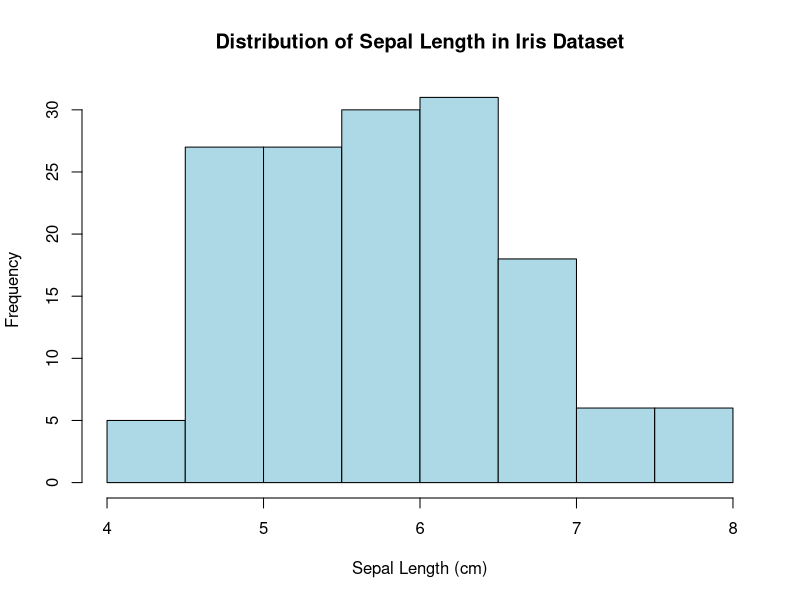
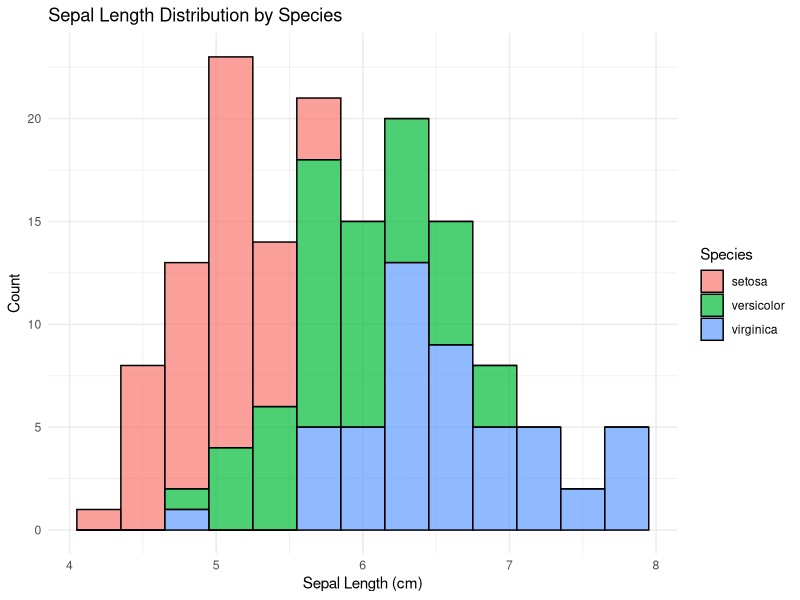
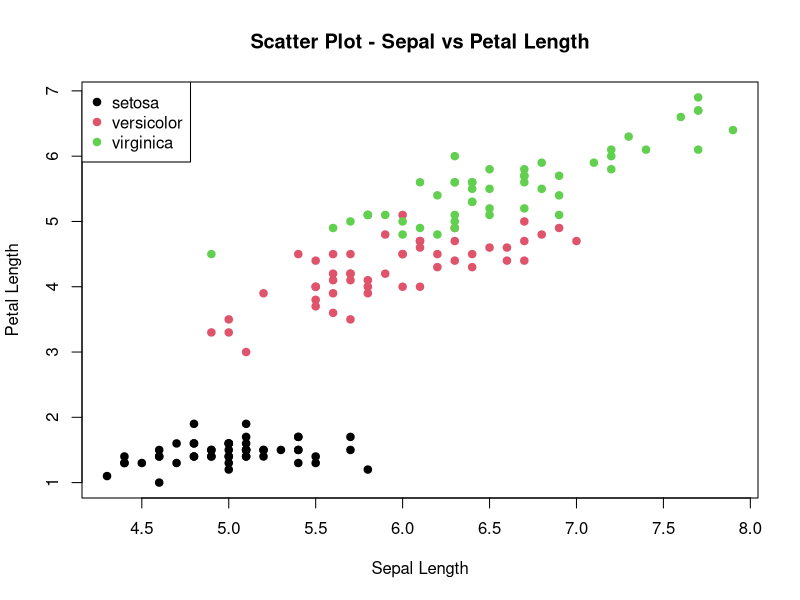
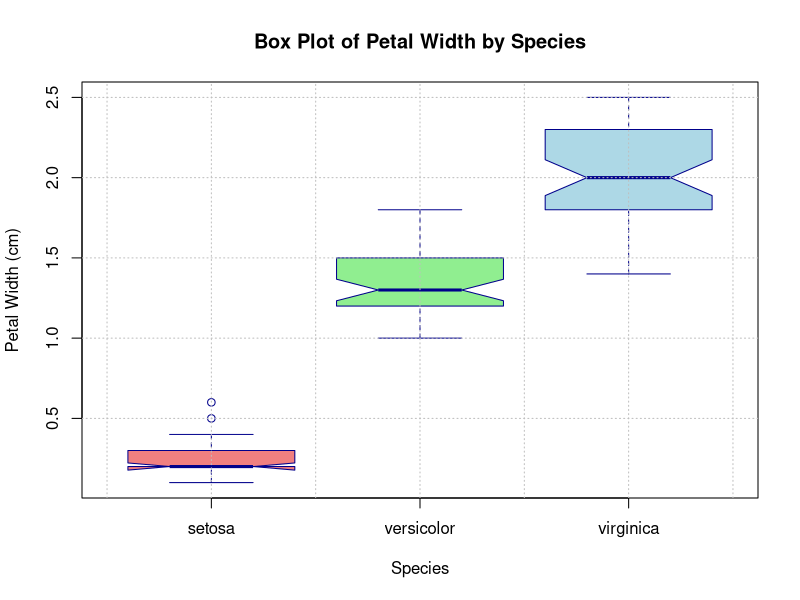
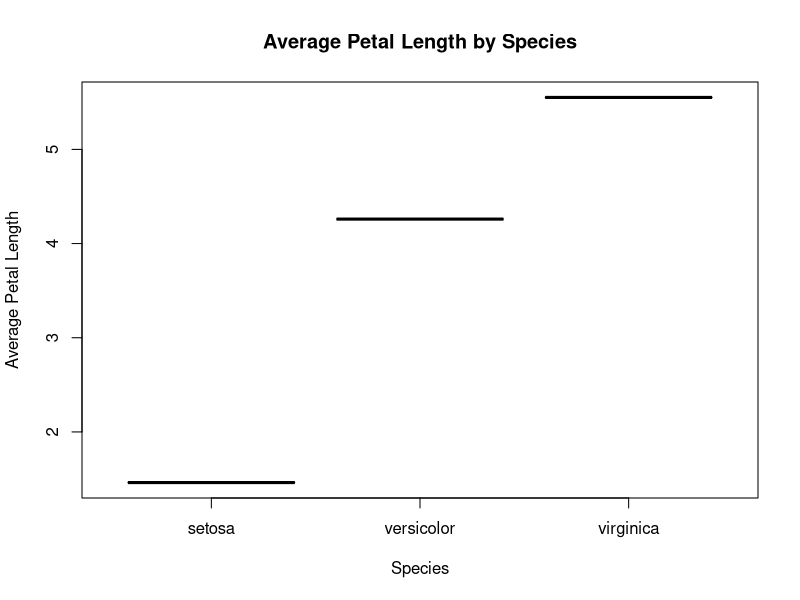
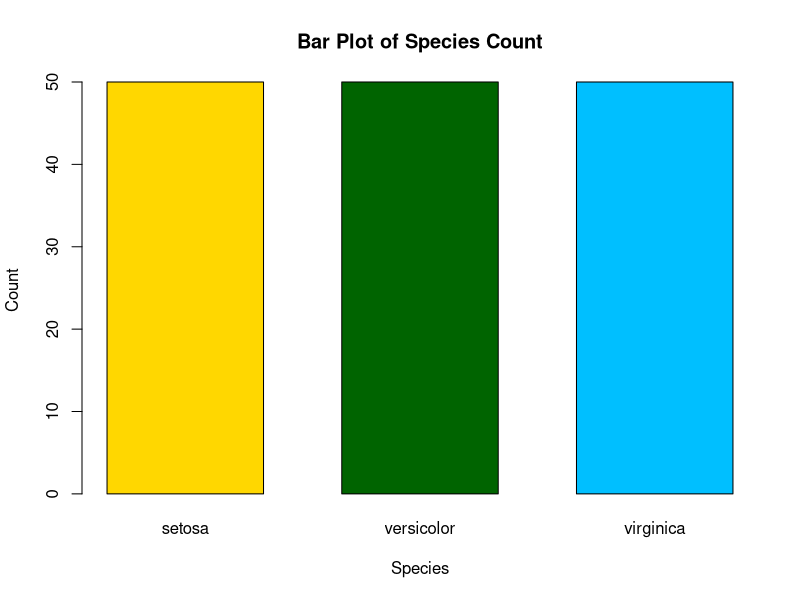

Here is the R script that generated these plots, in order:
# ====================================================================
# lab10_obsidian.R
# Collaborative R Visualization Project
# Dataset: iris 
# Team Members:
# Rudresh 2330
# Sangana Ibrampurkar 2310
# Sanika Hoble 2309
# Unnat Umerye 2303
# Shripad Chodankar 2317
# Rakshita Kubal 2319 
# Adit Amonkar 23 
# ====================================================================
# Load dataset
data(iris)

# View structure
str(iris)

# 1. Histogram - Distribution of Sepal Length
# View structure
str(iris)

# Histogram for Sepal.Length
hist(iris$Sepal.Length,
     main = "Distribution of Sepal Length in Iris Dataset",
     xlab = "Sepal Length (cm)",
     ylab = "Frequency",
     col = "lightblue",
     border = "black")

library(ggplot2)
ggplot(iris, aes(x = Sepal.Length, fill = Species)) +
  geom_histogram(binwidth = 0.3, color = "black", alpha = 0.7) +
  labs(title = "Sepal Length Distribution by Species",
       x = "Sepal Length (cm)",
       y = "Count") +
  theme_minimal()


# 2. Scatter Plot - Sepal vs Petal Length
plot(iris$Sepal.Length, iris$Petal.Length,
     main = "Scatter Plot - Sepal vs Petal Length",
     xlab = "Sepal Length",
     ylab = "Petal Length",
     col = iris$Species,
     pch = 19)
legend("topleft", legend = unique(iris$Species), col = 1:3, pch = 19)


# 3. Box Plot - Petal Width by Species
# Description:
# This box plot visualizes the distribution of Petal Width for each species in the iris dataset.
# It helps identify the spread, median, and any potential outliers.

# Display first few rows to understand structure
head(iris)

# Box Plot to compare Petal Width across Species
boxplot(Petal.Width ~ Species,
        data = iris,
        main = "Box Plot of Petal Width by Species",
        xlab = "Species",
        ylab = "Petal Width (cm)",
        col = c("lightcoral", "lightgreen", "lightblue"),
        border = "darkblue",
        notch = TRUE)  #Adds notches to show median confidence interval
# Add grid lines for better readability
grid(nx = NULL, ny = NULL, col = "grey", lty = "dotted")

# Explanation :
# 1. Each box represents the interquartile range (IOR) of Petal Width for a species.
# 2. The horizontal line inside each box is the median Petal Width.
# 3. The whiskers show variability outside the upper and lower quartiles.
# 4. Points outside the whiskers (if any) represent outliers.
# 5. From the plot, we observe:
#    - Iris-setosa has the smallest and least variable petal width.
#    - Iris-versicolor shows moderate spread.
#    - Iris-virginica has the largest pertal width range. 


# 4. Line Plot - Mean Petal Length per Species
avg <- aggregate(Petal.Length ~ Species, iris, mean)
plot(avg$Species, avg$Petal.Length,
     type = "o",
     main = "Average Petal Length by Species",
     xlab = "Species",
     ylab = "Average Petal Length",
     col = "purple")


# 5. Bar Plot - Count of Each Species
species_count <- table(iris$Species)

barplot(species_count,
        main = "Bar Plot of Species Count",
        xlab = "Species",
        ylab = "Count",
        col = c("gold", "darkgreen", "deepskyblue"),
        border = "black",
        space = 0.5)


# 6. Pie Chart


# 7. Heat Map 
